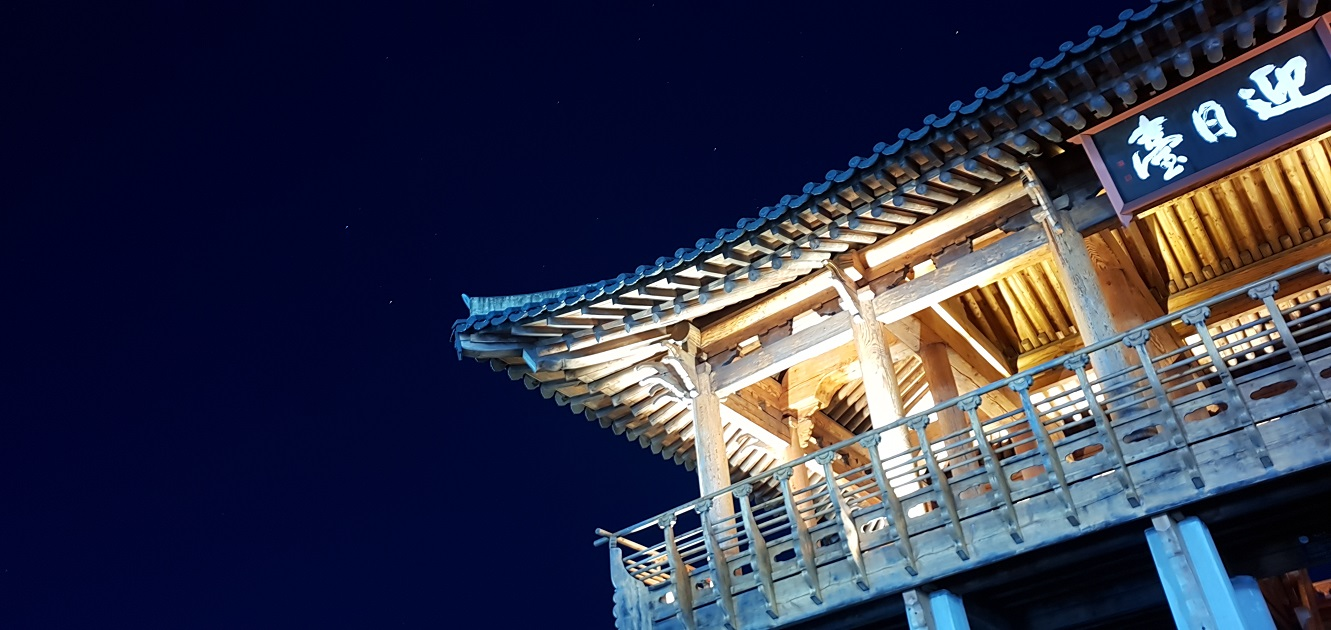
#> input picture OpenCV/10-convolutionAndMask/images/po.jpg, 1331 x 630 px
$ python 103-2-cannyEdgeDetectorWithTrackBar.py
#> lines starting #> are read from the running program, lines starting #| are printed output that depends on the picture; after the words box and inside, x2 and y2 are one past the last pixel; in counts of white or black regions, pixels touching at a corner belong together
# edges = cv.Canny(image, thershold1, thershold2, [,edges [, aperureSize [,L2gradient]]])

# image : 그레이 스케일 입력 이미지
# thershold1 : 첫번째 임계값
# thershold2 : 두번째 입계값
# aperureSize : 소벨 연산에서 사용할 마스크 크기

import cv2 as cv
import os

def trackbar_for_callback(x) :
    print('low = {0}, high ={1}'.format(cv.getTrackbarPos('thershold1', 'cannyEdge'), cv.getTrackbarPos('thershold2', 'cannyEdge')))
    pass

cv.namedWindow('cannyEdge')

a = cv.createTrackbar('thershold1', 'cannyEdge', 0, 255, trackbar_for_callback)
b = cv.createTrackbar('thershold2', 'cannyEdge', 0, 255, trackbar_for_callback)


os.chdir('10-convolutionAndMask\\images')
img_gray = cv.imread('po.jpg', cv.IMREAD_GRAYSCALE)
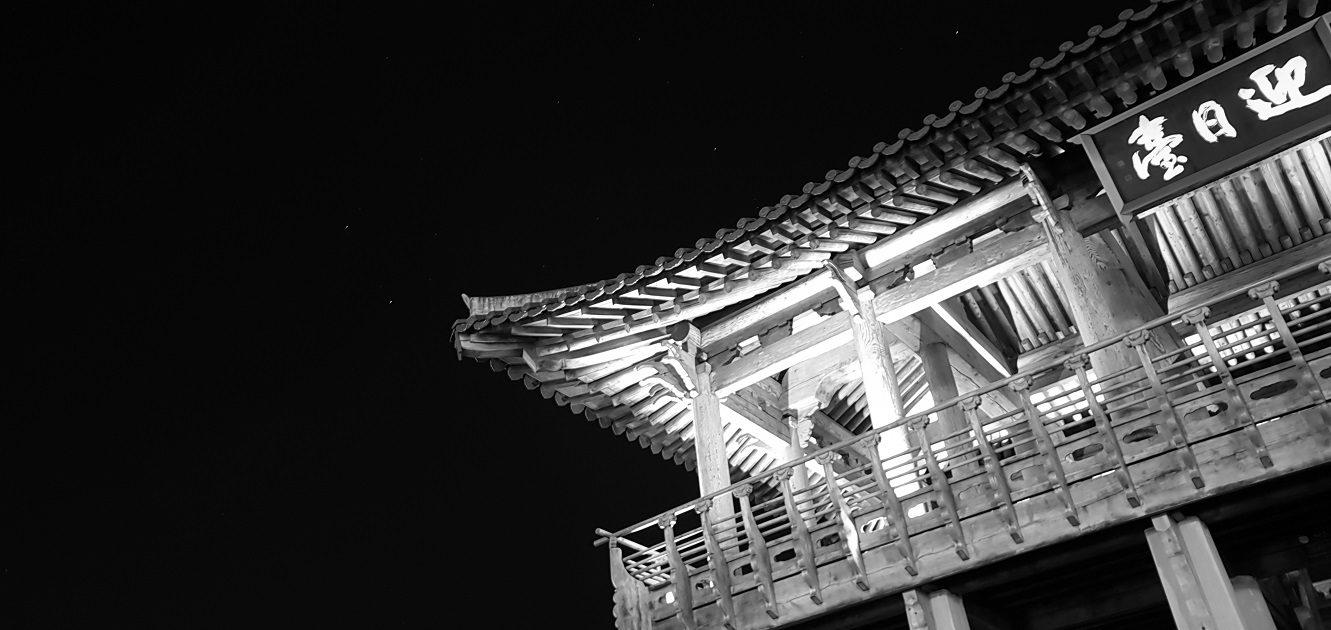
#> img_gray: shape (630, 1331); min 0, max 255, mean 54.3

initmin = 50
initmax = 150

cv.setTrackbarPos('thershold1', 'cannyEdge', initmin)
cv.setTrackbarPos('thershold2', 'cannyEdge', initmax)

while (True) :
    t1v = cv.getTrackbarPos('thershold1', 'cannyEdge')
    t2v = cv.getTrackbarPos('thershold2', 'cannyEdge')

    img_canny = cv.Canny(img_gray, t1v, t2v)
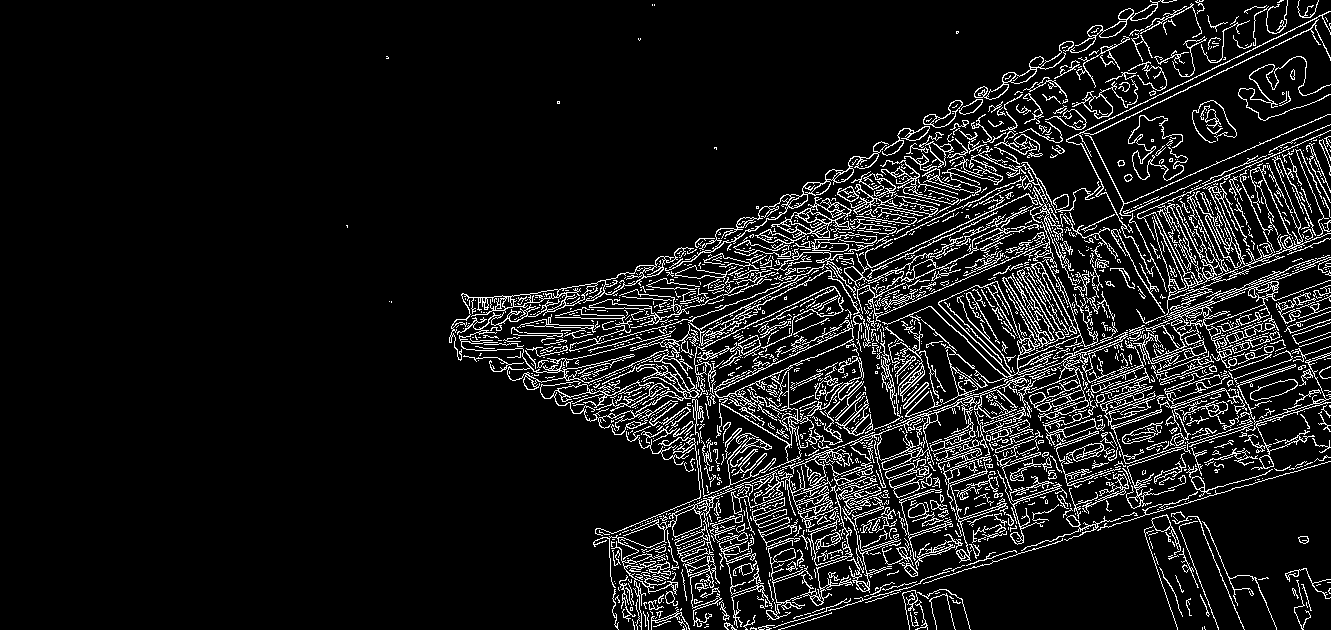
#> img_canny: shape (630, 1331); 9.3% white in thin lines or dots, all inside (x1, y1, x2, y2) = (346, 0, 1331, 630)

    cv.imshow('cannyEdge', img_canny)
    if cv.waitKey(1) & 0xFF==27:
#> (key Esc is pressed here)
        break


cv.destroyAllWindows()

$ run again, with OpenCV/10-convolutionAndMask/images/car.jpg copied over OpenCV/10-convolutionAndMask/images/po.jpg
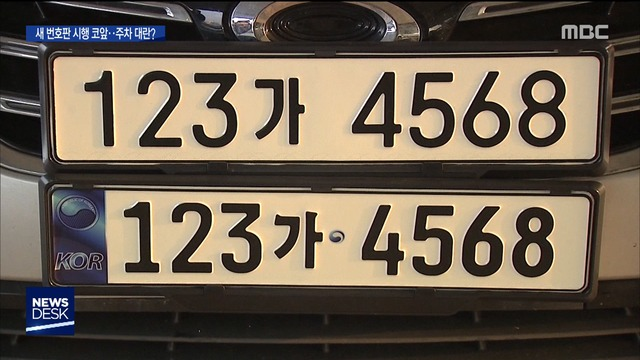
#> input picture OpenCV/10-convolutionAndMask/images/car.jpg, 640 x 360 px
#> `img_gray = cv.imread('po.jpg', cv.IMREAD_GRAYSCALE)`:
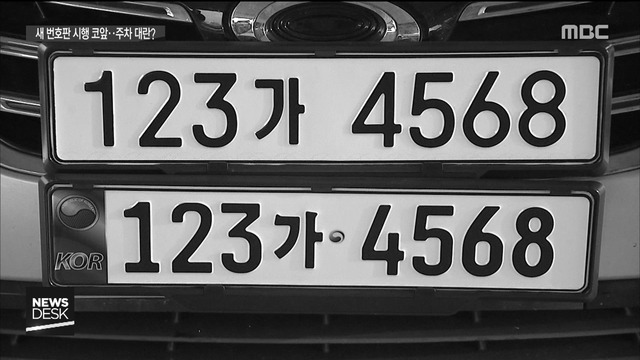
#> img_gray: shape (360, 640); min 0, max 255, mean 96
#> `img_canny = cv.Canny(img_gray, t1v, t2v)`:
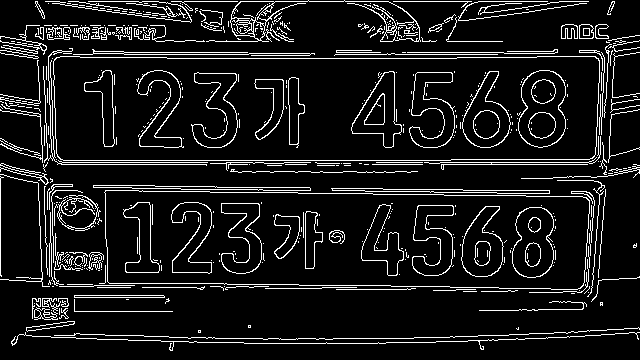
#> img_canny: shape (360, 640); 9.7% white in thin lines or dots
